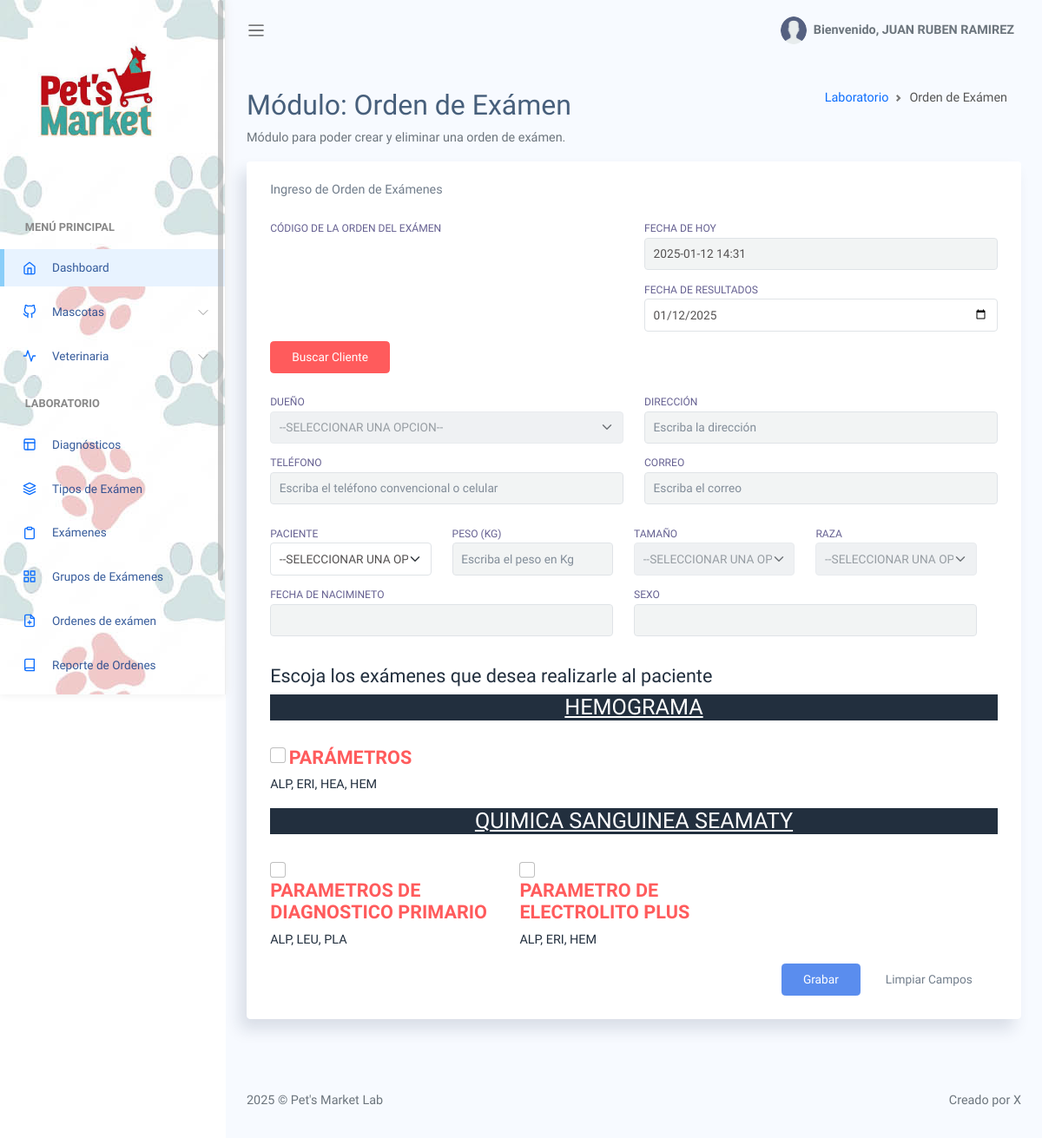
Screenshot of /docs/orden_examen.php (signed in) with the database file from the repository.
### tables this page shows
CREATE TABLE `tipo_examen` (
  `id_tipoExamen` int(11) NOT NULL,
  `nombre` varchar(100) NOT NULL,
  `estado` int(11) NOT NULL DEFAULT 1
);

CREATE TABLE `cab_grupo` (
  `id_grupo` int(11) NOT NULL,
  `nombre` varchar(100) NOT NULL,
  `id_tipoExamen` int(11) NOT NULL,
  `estado` int(11) NOT NULL DEFAULT 1
);

### docs/orden_examen.php (the view, shortened to what this page needs)
<!DOCTYPE html>
<html lang="es">
<head>
    <link rel="stylesheet" href="assets/css/bootstrap.css">
    <link rel="stylesheet" href="assets/dataTables.bootstrap5.css" />
    <link rel="stylesheet" href="assets/buttons.bootstrap5.css"/>
    <link rel="stylesheet" href="assets/vendors/perfect-scrollbar/perfect-scrollbar.css">
    <link rel="stylesheet" href="assets/css/app.css">
    <link rel="stylesheet" href="assets/sweetalert/sweetalert.css" />
</head>
<body>
    <div id="app">
    <?php include("sidebar.php"); ?>
        <div id="main">
            <?php include("menu.php") ?>
<div class="main-content container-fluid">
    <?php $titulo = "Módulo: Orden de Exámen"; ?>
    <div class="page-title">
        <div class="row">
            <div class="col-12 col-md-6 order-md-1 order-last">
                <h3><?php echo $titulo; ?></h3>
                <p class="text-subtitle text-muted">Módulo para poder crear y eliminar una orden de exámen.</p>
            </div>
            <div class="col-12 col-md-6 order-md-2 order-first">
                <nav aria-label="breadcrumb" class='breadcrumb-header'>
                    <ol class="breadcrumb">
                        <li class="breadcrumb-item"><a href="index.php">Laboratorio</a></li>
                        <li class="breadcrumb-item active" aria-current="page">Orden de Exámen</li>
                    </ol>
                </nav>
            </div>
        </div>
    </div>
    <section class="section">
            <div class="card">
                <div class="card-header">
                    Ingreso de Orden de Exámenes
                </div>
                <div class="card-body">
                    <form class="form form-vertical" method="post" action="php/ord_grabar.php" id="formulario">
                        <div class="row">
                            <div class="col-md-12">
                                <div class="row">
                                    <div class="col-6">
                                        <div class="form-group">
                                            <label for="fnac">Código de la orden del exámen</label>
                                        </div>
                                    </div>
                                    <div class="col-6">
                                        <div class="row">
                                            <div class="form-group">
                                                <label for="fnac">Fecha de Hoy</label>
                                                <input type="text" id="fecha" class="form-control" name="fecha" value="<?php echo date('Y-m-d H:i'); ?>"  readonly/>
                                            </div>
                                        </div>
                                        <div class="row">
                                            <div class="form-group">
                                                <label for="fnac">Fecha de Resultados</label>
                                                <input type="date" id="fechaR" class="form-control" name="fechaR" min="<?php echo date('Y-m-d'); ?>" value="<?php echo date('Y-m-d'); ?>""  required/>
                                            </div>
                                        </div>
                                    </div>
                                </div>
                                <div class="col-md-12">
                                    <div class="form-group">
                                        <button class="btn btn-danger" name="btncli" id="btncli" onclick="buscarcliente()" type="button" > Buscar Cliente </button>
                                        <br/><br/>
                                        <div class="row">
                                            <div class="col-md-6">
                                                <div class="form-group">
                                                    <label for="cli">Dueño</label>
                                                    <select id="clix" name="clix" class="form-select" disabled>
                                                        <option value="0">--SELECCIONAR UNA OPCION--</option>
                                                    </select>
                                                </div>
                                            </div>
                                            <div class="col-md-6">
                                                <div class="form-group">
                                                    <label for="dir">Dirección</label>
                                                    <input type="text" id="dir" class="form-control" name="dir"
                                                           placeholder="Escriba la dirección" readonly>
                                                </div>
                                            </div>
                                            <div class="col-md-6">
                                                <div class="form-group">
                                                    <label for="tel">Teléfono</label>
                                                    <input type="text" id="tel" class="form-control" name="tel"
                                                           placeholder="Escriba el teléfono convencional o celular" readonly>
                                                </div>
                                            </div>
                                            <div class="col-md-6">
                                                <div class="form-group">
                                                    <label for="cor">Correo</label>
                                                    <input type="email" id="cor" class="form-control" name="cor"
                                                           placeholder="Escriba el correo" readonly>
                                                </div>
                                            </div>
                                        </div>
                                    </div>
                                </div>
                            </div>
                            <div class="row">
                                <div class="col-3">
                                    <div class="form-group" >
                                        <label for="nom">Paciente</label>
                                        <div id="mascotas">
                                            <select id="masc" name="masc" class="form-select" >
                                                <option value="0">--SELECCIONAR UNA OPCION--</option>
                                            </select>
                                        </div>
                                    </div>
                                </div>
                                <div class="col-3">
                                    <div class="form-group">
                                        <label for="nom">Peso (KG)</label>
                                        <input type="text" id="pes" class="form-control" name="pes" onkeypress="return soloNumeros(event)"
                                               placeholder="Escriba el peso en Kg" required readonly>
                                    </div>
                                </div>
                                <div class="col-3">
                                    <div class="form-group">
                                        <label for="tam">Tamaño</label>
                                        <select id="tam" name="tam" class="form-select" disabled>
                                            <option value="0">--SELECCIONAR UNA OPCION--</option>
                                        </select>
                                    </div>
                                </div>
                                <div class="col-3">
                                    <div class="form-group">
                                        <label for="raz">Raza</label>
                                        <select id="raz" name="raz" class="form-select" disabled>
                                            <option value="0">--SELECCIONAR UNA OPCION--</option>
                                        </select>
                                    </div>
                                </div>
                            </div>
                            <div class="row">
                                <div class="col-6">
                                    <div class="form-group">
                                        <label for="fnac">Fecha de Nacimineto</label>
                                        <input type="text" id="fnac" class="form-control" name="fnac" readonly/>
                                    </div>
                                </div>
                                <div class="col-6">
                                    <div class="form-group">
                                        <label for="sex">Sexo</label>
                                        <input type="text" id="sex" class="form-control" name="sex" readonly/>
                                    </div>
                                </div>
                            </div>
                        </div>
                        <br />
                        <h4 class="text-dark">Escoja los exámenes que desea realizarle al paciente</h4>
                        <div class="row">
                            <?php
                            $query="Select * from tipo_examen where estado=1";
                            $resultado = $bd->query($query);
                            while($fila = $resultado->fetch_array()) {
                            ?>
                                    <center>
                                        <h3 class="text-white text-decoration-underline bg-dark"><?php echo $fila['nombre']; ?></h3><br />
                                    </center>
                            <?php
                                $query2="Select * from cab_grupo where estado=1 and id_tipoExamen=".$fila['id_tipoExamen'];
                                $resultado2 = $bd->query($query2);
                                while($fila2 = $resultado2->fetch_array()) {
                                ?>
                                    <div class="col-md-4">
                                        <div class="form-group">
                                            <input type="checkbox" id="op[]" name="op[]" value="<?php echo $fila2['id_grupo'] ?>" class="form-check-input"  />
                                            <label ><h4 class="text-danger font-bold"><?php echo $fila2['nombre']; ?></h4></label>
                                            <?php
                                            $query3="Select d.*, e.codigo exa from det_grupo d, examen e where d.estado=1 and e.estado =1 and d.id_examen=e.id_examen and d.id_grupo=".$fila2['id_grupo'];
                                            $resultado3 = $bd->query($query3);
                                            $exam = '';
                                            while($fila3 = $resultado3->fetch_array()) {
                                               $exam = $exam.', '.$fila3['exa'];
                                            }
                                                ?>
                                            <p class="text-dark"><?php echo substr($exam, 2); ?></p>
                                        </div>
                                    </div>
                            <?php
                                }
                            }
                            ?>
                        </div>
                        <div class="col-12 d-flex justify-content-end">
                            <button type="button" class="btn btn-primary mr-1 mb-1" onclick="revisar()">Grabar</button>
                            <button type="reset" class="btn btn-light-secondary mr-1 mb-1">Limpiar Campos</button>
                        </div>
                    </form>
                </div>
            </div>
    </section>
</div>
            <?php include("footer.php"); ?>
        </div>
    </div>
</body>
</html>

### docs/assets/css/app.css (style rules this page uses)
* { font-family: "Raleway"; }
#app { position: relative; }
#main { margin-left: 260px; background-color: #F7FAFF; min-height: 100vh; transition: margin-left 0.6s ease-out; }
#main .main-content { padding: 2rem 1.5rem; }
#main .main-content .page-title h3 { font-size: 2rem; }
#main .main-content .text-subtitle { font-size: 0.9rem; }
.breadcrumb-header .breadcrumb { justify-content: flex-end; }
a { text-decoration: none; outline: 0; }
button { outline: 0; }
.btn.btn-primary { color: #fff; }
.btn.btn-danger { color: #fff; }
.form-group { margin-bottom: 0.7rem; }
.form-group label { font-size: 0.755rem; text-transform: uppercase; color: rgba(35, 28, 99, 0.7); font-weight: 500; }
.card { box-shadow: -8px 12px 18px 0 rgba(25, 42, 70, 0.13); margin-bottom: 2.2rem; }
.card .card-header { border: none; }
.card .card-header ~ .card-body { padding-top: 0; }
.card .card-body { padding: 1.4rem 1.7rem; }
.font-bold { font-weight: 800; }

### rows the page displays
tipo_examen: nombre "HEMOGRAMA"
cab_grupo: nombre "PARÁMETROS", exam "ALP, ERI, HEA, HEM"
tipo_examen: nombre "QUIMICA SANGUINEA SEAMATY"
cab_grupo: nombre "PARAMETROS DE DIAGNOSTICO PRIMARIO", exam "ALP, LEU, PLA"
cab_grupo: nombre "PARAMETRO DE ELECTROLITO PLUS", exam "ALP, ERI, HEM"

### other values shown
$_SESSION['empleado'] "JUAN RUBEN RAMIREZ"
$titulo "Módulo: Orden de Exámen"
